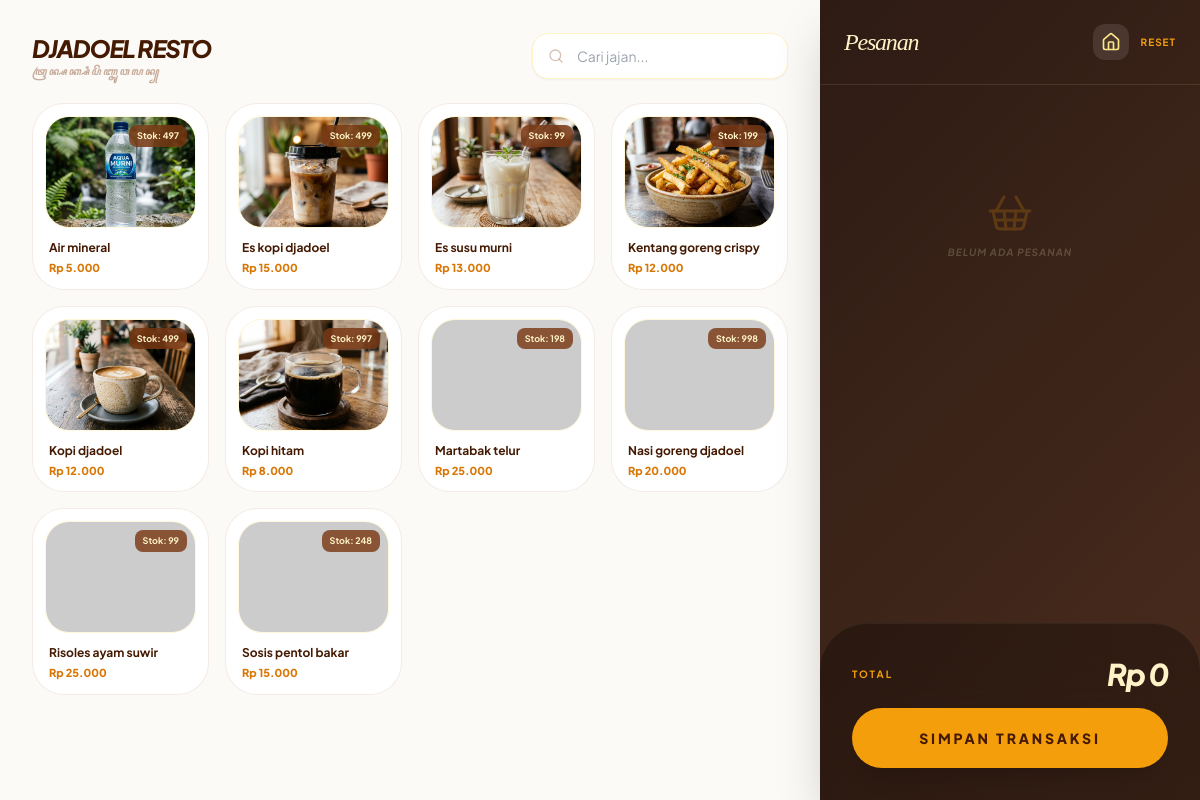
The page /transaksi.php (signed in) on the database its author committed.
### tables this page shows
CREATE TABLE `pengaturan` (
  `id` int(11) NOT NULL,
  `nama_toko` varchar(100) DEFAULT NULL,
  `alamat` text DEFAULT NULL,
  `telepon` varchar(20) DEFAULT NULL,
  `pesan_struk` text DEFAULT NULL,
  `rekening` text DEFAULT NULL,
  `ewallet` text DEFAULT NULL,
  `qris_img` varchar(255) DEFAULT NULL
);

CREATE TABLE `produk` (
  `id` int(11) NOT NULL,
  `kategori_id` int(11) DEFAULT NULL,
  `nama_produk` varchar(100) NOT NULL,
  `harga_beli` int(11) NOT NULL,
  `harga_jual` int(11) NOT NULL,
  `stok` int(11) NOT NULL DEFAULT 0,
  `gambar` varchar(255) DEFAULT 'default.png',
  `created_at` timestamp NOT NULL DEFAULT current_timestamp()
);

### config.php (called while the page is built, shortened)
<?php
function rupiah($angka) {
    $nilai = (float)($angka ?? 0);
    return "Rp " . number_format($nilai, 0, ',', '.');
}
?>

### transaksi.php (the view, shortened to what this page needs)
<?php
include 'config.php';
$stmt_profil = $pdo->query("SELECT * FROM pengaturan LIMIT 1");
$profil = $stmt_profil->fetch();
$stmt = $pdo->query("SELECT p.*, k.nama_kategori
                     FROM produk p
                     LEFT JOIN kategori k ON p.kategori_id = k.id
                     WHERE p.stok > 0
                     ORDER BY p.nama_produk ASC");
$produk = $stmt->fetchAll();
?>
<!DOCTYPE html>
<html lang="id">
<head>
    <script src="https://cdn.tailwindcss.com"></script>
</head>
<body class="flex flex-col md:flex-row">
    <main class="flex-1 p-4 md:p-8 order-2 md:order-1 main-content">
        <div class="flex flex-col sm:flex-row justify-between items-start sm:items-center mb-6 gap-4">
            <div>
                <h1 class="text-2xl font-black text-amber-950 italic uppercase tracking-tighter"><?= htmlspecialchars($profil['nama_toko'] ?? 'Djadoel POS') ?></h1>
                <p class="text-[10px] font-bold text-amber-900/40 uppercase tracking-[0.2em] italic">ꦠꦿꦤ꧀ꦱꦏ꧀ꦱꦶꦥꦼꦚ꧀ꦗꦸꦮꦭꦤ꧀</p>
            </div>
            <div class="relative w-full sm:w-64">
                <i data-lucide="search" class="absolute left-4 top-1/2 -translate-y-1/2 w-4 h-4 text-amber-900/30"></i>
                <input type="text" id="searchProduk" placeholder="Cari jajan..." class="w-full pl-11 pr-4 py-3 rounded-2xl border border-amber-100 outline-none focus:border-amber-500 text-sm bg-white shadow-sm transition-all">
            </div>
        </div>
        <div class="grid grid-cols-2 sm:grid-cols-3 lg:grid-cols-4 xl:grid-cols-5 gap-4" id="produkGrid">
            <?php foreach($produk as $p): ?>
            <div class="produk-item glass-card p-3 rounded-[2rem] flex flex-col cursor-pointer active:scale-95 transition-all hover:shadow-lg group"
                 onclick="tambahKeKeranjang(<?= $p['id'] ?>, '<?= htmlspecialchars(addslashes($p['nama_produk']), ENT_QUOTES) ?>', <?= $p['harga_jual'] ?>)"
                 data-nama="<?= strtolower($p['nama_produk']) ?>">
                <div class="relative h-28 w-full bg-amber-50 rounded-[1.5rem] mb-3 overflow-hidden border border-amber-100/50">
                    <img src="uploads/<?= $p['gambar'] ?>" class="w-full h-full object-cover group-hover:scale-110 transition-transform duration-500" onerror="this.src='https://ui-avatars.com/api/?name=<?= urlencode($p['nama_produk']) ?>&background=random'">
                    <div class="absolute top-2 right-2 bg-amber-900/80 backdrop-blur-md text-amber-100 text-[9px] px-2 py-1 rounded-lg font-bold">Stok: <?= $p['stok'] ?></div>
                </div>
                <h3 class="text-xs font-bold text-amber-950 truncate px-1"><?= htmlspecialchars($p['nama_produk']) ?></h3>
                <p class="text-[11px] font-black text-amber-600 mt-1 px-1"><?= rupiah($p['harga_jual']) ?></p>
            </div>
            <?php endforeach; ?>
        </div>
    </main>
    <aside class="w-full md:w-[380px] wood-gradient text-amber-100 flex flex-col order-1 md:order-2 shadow-2xl cart-panel-fixed">
        <div class="p-6 border-b border-amber-100/10 flex justify-between items-center">
            <h2 class="aksara text-2xl tracking-tighter italic">Pesanan</h2>
            <div class="flex space-x-3 items-center">
                <a href="dashboard_kasir.php" class="p-2 bg-white/10 rounded-xl hover:bg-white/20 transition-all"><i data-lucide="home" class="w-5 h-5 text-amber-200"></i></a>
                <button onclick="kosongkanKeranjang()" class="text-[10px] font-bold uppercase tracking-widest text-amber-500 hover:text-amber-300">Reset</button>
            </div>
        </div>
        <div class="flex-1 p-6 space-y-4 overflow-y-auto hide-scrollbar" id="keranjangList">
            </div>
        <div class="p-8 bg-black/30 backdrop-blur-2xl rounded-t-[3rem] border-t border-white/5 space-y-4">
            <div class="flex justify-between items-center">
                <span class="text-[10px] font-bold text-amber-500 uppercase tracking-[0.2em]">Total</span>
                <span class="text-3xl font-black italic tracking-tighter" id="totalBayar">Rp 0</span>
            </div>
            <button onclick="bukaModalBayar()" class="w-full bg-amber-500 text-amber-950 py-5 rounded-[2.5rem] font-black text-sm uppercase tracking-[0.2em] shadow-xl active:scale-95 transition-all">Simpan Transaksi</button>
        </div>
    </aside>
</body>
</html>

### transaksi.php (style rules this page uses)
body { background-color: #fcfaf7; font-family: 'Plus Jakarta Sans', sans-serif; min-height: 100vh; margin: 0; overflow-x: hidden; }
.aksara { font-family: 'Crimson Pro', serif; }
.wood-gradient { background: linear-gradient(135deg, #2d1b14 0%, #4a2c1d 100%); }
.glass-card { background: rgba(255, 255, 255, 0.9); backdrop-blur-md; border: 1px solid rgba(146, 64, 14, 0.1); }
@media (min-width: 768px) { .main-content { height: 100vh; overflow-y: auto; } }
@media (min-width: 768px) { .cart-panel-fixed { height: 100vh; overflow-y: auto; position: sticky; top: 0; } }

### rows shown on the page
pengaturan: nama_toko "DJADOEL RESTO"
produk: gambar (picture), stok "497", nama_produk "Air mineral", harga_jual "Rp 5.000"
produk: gambar (picture), stok "499", nama_produk "Es kopi djadoel", harga_jual "Rp 15.000"
produk: gambar (picture), stok "99", nama_produk "Es susu murni", harga_jual "Rp 13.000"
produk: gambar (picture), stok "199", nama_produk "Kentang goreng crispy", harga_jual "Rp 12.000"
produk: gambar (picture), stok "499", nama_produk "Kopi djadoel", harga_jual "Rp 12.000"
produk: gambar (picture), stok "997", nama_produk "Kopi hitam", harga_jual "Rp 8.000"
produk: stok "198", nama_produk "Martabak telur", harga_jual "Rp 25.000"
produk: stok "998", nama_produk "Nasi goreng djadoel", harga_jual "Rp 20.000"
produk: stok "99", nama_produk "Risoles ayam suwir", harga_jual "Rp 25.000"
produk: stok "248", nama_produk "Sosis pentol bakar", harga_jual "Rp 15.000"
